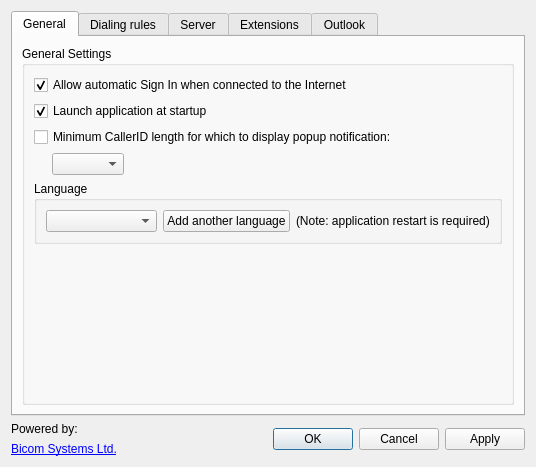
<?xml version="1.0" encoding="UTF-8"?>
<ui version="4.0">
 <class>SettingsDialog</class>
 <widget class="QDialog" name="SettingsDialog">
  <property name="geometry">
   <rect>
    <x>0</x>
    <y>0</y>
    <width>536</width>
    <height>467</height>
   </rect>
  </property>
  <property name="sizePolicy">
   <sizepolicy hsizetype="Fixed" vsizetype="Fixed">
    <horstretch>0</horstretch>
    <verstretch>0</verstretch>
   </sizepolicy>
  </property>
  <property name="windowTitle">
   <string>OutCALL  - Settings</string>
  </property>
  <property name="windowIcon">
   <iconset resource="images.qrc">
    <normaloff>:/images/outcall-logo.png</normaloff>:/images/outcall-logo.png</iconset>
  </property>
  <layout class="QVBoxLayout" name="verticalLayout_4">
   <item>
    <widget class="QTabWidget" name="tabWidget">
     <property name="currentIndex">
      <number>0</number>
     </property>
     <widget class="QWidget" name="general">
      <attribute name="title">
       <string>General</string>
      </attribute>
      <layout class="QVBoxLayout" name="verticalLayout_12">
       <item>
        <widget class="QGroupBox" name="generalGroupBox">
         <property name="title">
          <string>General Settings</string>
         </property>
         <layout class="QVBoxLayout" name="verticalLayout_13">
          <item>
           <layout class="QVBoxLayout" name="verticalLayout_14">
            <item>
             <widget class="QCheckBox" name="autoSignIn">
              <property name="text">
               <string>Allow automatic Sign In when connected to the Internet</string>
              </property>
              <property name="checked">
               <bool>true</bool>
              </property>
             </widget>
            </item>
            <item>
             <widget class="QCheckBox" name="autoStartBox">
              <property name="text">
               <string>Launch application at startup</string>
              </property>
              <property name="checked">
               <bool>true</bool>
              </property>
             </widget>
            </item>
            <item>
             <widget class="QCheckBox" name="callerIDBox">
              <property name="text">
               <string>Minimum CallerID length for which to display popup notification:</string>
              </property>
             </widget>
            </item>
            <item>
             <layout class="QHBoxLayout" name="horizontalLayout_6">
              <item>
               <spacer name="horizontalSpacer_2">
                <property name="orientation">
                 <enum>Qt::Horizontal</enum>
                </property>
                <property name="sizeType">
                 <enum>QSizePolicy::Fixed</enum>
                </property>
                <property name="sizeHint" stdset="0">
                 <size>
                  <width>18</width>
                  <height>20</height>
                 </size>
                </property>
               </spacer>
              </item>
              <item>
               <widget class="QComboBox" name="callerIDList"/>
              </item>
              <item>
               <spacer name="horizontalSpacer">
                <property name="orientation">
                 <enum>Qt::Horizontal</enum>
                </property>
                <property name="sizeHint" stdset="0">
                 <size>
                  <width>328</width>
                  <height>20</height>
                 </size>
                </property>
               </spacer>
              </item>
             </layout>
            </item>
           </layout>
          </item>
          <item>
           <widget class="QGroupBox" name="languageGroup">
            <property name="sizePolicy">
             <sizepolicy hsizetype="Preferred" vsizetype="Fixed">
              <horstretch>0</horstretch>
              <verstretch>0</verstretch>
             </sizepolicy>
            </property>
            <property name="title">
             <string>Language</string>
            </property>
            <layout class="QGridLayout" name="gridLayout">
             <item row="1" column="0">
              <widget class="QComboBox" name="languageList"/>
             </item>
             <item row="1" column="1">
              <widget class="QPushButton" name="languageButton">
               <property name="text">
                <string>Add another language</string>
               </property>
              </widget>
             </item>
             <item row="1" column="2">
              <widget class="QLabel" name="languageLabel">
               <property name="text">
                <string>(Note: application restart is required)</string>
               </property>
              </widget>
             </item>
            </layout>
           </widget>
          </item>
          <item>
           <spacer name="verticalSpacer_2">
            <property name="orientation">
             <enum>Qt::Vertical</enum>
            </property>
            <property name="sizeType">
             <enum>QSizePolicy::Expanding</enum>
            </property>
            <property name="sizeHint" stdset="0">
             <size>
              <width>20</width>
              <height>166</height>
             </size>
            </property>
           </spacer>
          </item>
         </layout>
        </widget>
       </item>
      </layout>
     </widget>
     <widget class="QWidget" name="dialingTab">
      <attribute name="title">
       <string>Dialing rules</string>
      </attribute>
      <layout class="QVBoxLayout" name="verticalLayout_8">
       <item>
        <widget class="QTabWidget" name="dialRulesTabs">
         <property name="currentIndex">
          <number>0</number>
         </property>
         <widget class="QWidget" name="dialGeneralTab">
          <attribute name="title">
           <string>General</string>
          </attribute>
          <widget class="QWidget" name="layoutWidget">
           <property name="geometry">
            <rect>
             <x>9</x>
             <y>9</y>
             <width>471</width>
             <height>131</height>
            </rect>
           </property>
           <layout class="QVBoxLayout" name="verticalLayout_9">
            <item>
             <widget class="QLabel" name="label">
              <property name="text">
               <string>Outgoing context:</string>
              </property>
             </widget>
            </item>
            <item>
             <widget class="QLineEdit" name="contextLine">
              <property name="text">
               <string>default</string>
              </property>
             </widget>
            </item>
            <item>
             <widget class="QLabel" name="label_2">
              <property name="text">
               <string>Outgoing prefix:</string>
              </property>
             </widget>
            </item>
            <item>
             <widget class="QLineEdit" name="prefixLine">
              <property name="text">
               <string/>
              </property>
             </widget>
            </item>
            <item>
             <widget class="QLabel" name="internationalLabel">
              <property name="text">
               <string>International dialling code:</string>
              </property>
             </widget>
            </item>
            <item>
             <widget class="QLineEdit" name="internationalLine"/>
            </item>
           </layout>
          </widget>
         </widget>
         <widget class="QWidget" name="dialReplaceTab">
          <attribute name="title">
           <string>Replacement rules</string>
          </attribute>
          <layout class="QVBoxLayout" name="verticalLayout_10">
           <item>
            <widget class="QTreeWidget" name="replaceTree">
             <property name="columnCount">
              <number>3</number>
             </property>
             <column>
              <property name="text">
               <string>Text to replace</string>
              </property>
             </column>
             <column>
              <property name="text">
               <string>Replacement text</string>
              </property>
             </column>
             <column>
              <property name="text">
               <string>Regular expression</string>
              </property>
             </column>
            </widget>
           </item>
           <item>
            <layout class="QHBoxLayout" name="horizontalLayout_3">
             <item>
              <widget class="QPushButton" name="replaceDialAddButton">
               <property name="text">
                <string>Add</string>
               </property>
              </widget>
             </item>
             <item>
              <widget class="QPushButton" name="replaceDialRemoveButton">
               <property name="text">
                <string>Remove</string>
               </property>
              </widget>
             </item>
            </layout>
           </item>
          </layout>
         </widget>
         <widget class="QWidget" name="dialSpeedTab">
          <attribute name="title">
           <string>Speed dial</string>
          </attribute>
          <layout class="QVBoxLayout" name="verticalLayout_11">
           <item>
            <widget class="QTreeWidget" name="speedTree">
             <property name="columnCount">
              <number>2</number>
             </property>
             <column>
              <property name="text">
               <string>Code</string>
              </property>
             </column>
             <column>
              <property name="text">
               <string>Phone number</string>
              </property>
             </column>
            </widget>
           </item>
           <item>
            <layout class="QHBoxLayout" name="horizontalLayout_4">
             <item>
              <widget class="QPushButton" name="speedAddButton">
               <property name="text">
                <string>Add</string>
               </property>
              </widget>
             </item>
             <item>
              <widget class="QPushButton" name="speedEditButton">
               <property name="text">
                <string>Edit</string>
               </property>
              </widget>
             </item>
             <item>
              <widget class="QPushButton" name="speedRemoveButton">
               <property name="text">
                <string>Remove</string>
               </property>
              </widget>
             </item>
            </layout>
           </item>
          </layout>
         </widget>
        </widget>
       </item>
      </layout>
     </widget>
     <widget class="QWidget" name="server">
      <attribute name="title">
       <string>Server</string>
      </attribute>
      <layout class="QFormLayout" name="formLayout">
       <item row="0" column="0" colspan="2">
        <widget class="QGroupBox" name="groupBox">
         <property name="title">
          <string>Server Settings</string>
         </property>
         <layout class="QVBoxLayout" name="verticalLayout_3">
          <item>
           <widget class="QLabel" name="serverLabel">
            <property name="text">
             <string>Server:</string>
            </property>
           </widget>
          </item>
          <item>
           <widget class="QLineEdit" name="serverName"/>
          </item>
          <item>
           <widget class="QLabel" name="userLabel">
            <property name="text">
             <string>Username:</string>
            </property>
           </widget>
          </item>
          <item>
           <widget class="QLineEdit" name="userName"/>
          </item>
          <item>
           <widget class="QLabel" name="passLabel">
            <property name="text">
             <string>Password:</string>
            </property>
           </widget>
          </item>
          <item>
           <widget class="QLineEdit" name="password">
            <property name="echoMode">
             <enum>QLineEdit::Password</enum>
            </property>
           </widget>
          </item>
          <item>
           <widget class="QLabel" name="portLabel">
            <property name="text">
             <string>Port:</string>
            </property>
           </widget>
          </item>
          <item>
           <widget class="QLineEdit" name="port">
            <property name="text">
             <string>5038</string>
            </property>
           </widget>
          </item>
         </layout>
        </widget>
       </item>
      </layout>
     </widget>
     <widget class="QWidget" name="extensions">
      <attribute name="title">
       <string>Extensions</string>
      </attribute>
      <layout class="QVBoxLayout" name="verticalLayout_2">
       <item>
        <widget class="QGroupBox" name="groupBox_2">
         <property name="sizePolicy">
          <sizepolicy hsizetype="Expanding" vsizetype="Expanding">
           <horstretch>0</horstretch>
           <verstretch>0</verstretch>
          </sizepolicy>
         </property>
         <property name="title">
          <string>Extensions</string>
         </property>
         <layout class="QHBoxLayout" name="horizontalLayout_2">
          <item>
           <widget class="QTreeWidget" name="treeWidget">
            <property name="selectionMode">
             <enum>QAbstractItemView::ContiguousSelection</enum>
            </property>
            <property name="rootIsDecorated">
             <bool>false</bool>
            </property>
            <property name="columnCount">
             <number>2</number>
            </property>
            <column>
             <property name="text">
              <string notr="true">Extension</string>
             </property>
            </column>
            <column>
             <property name="text">
              <string notr="true">Protocol</string>
             </property>
            </column>
           </widget>
          </item>
          <item>
           <layout class="QVBoxLayout" name="verticalLayout_5">
            <item>
             <widget class="QPushButton" name="addButton">
              <property name="text">
               <string>Add</string>
              </property>
             </widget>
            </item>
            <item>
             <widget class="QPushButton" name="removeButton">
              <property name="text">
               <string>Remove</string>
              </property>
             </widget>
            </item>
            <item>
             <widget class="QPushButton" name="editButton">
              <property name="text">
               <string>Edit</string>
              </property>
             </widget>
            </item>
            <item>
             <spacer name="verticalSpacer">
              <property name="orientation">
               <enum>Qt::Vertical</enum>
              </property>
              <property name="sizeHint" stdset="0">
               <size>
                <width>20</width>
                <height>158</height>
               </size>
              </property>
             </spacer>
            </item>
           </layout>
          </item>
         </layout>
        </widget>
       </item>
      </layout>
     </widget>
     <widget class="QWidget" name="outlook">
      <attribute name="title">
       <string>Outlook</string>
      </attribute>
      <layout class="QVBoxLayout" name="verticalLayout_6">
       <item>
        <widget class="QGroupBox" name="groupBox_3">
         <property name="title">
          <string>Outlook settings</string>
         </property>
         <widget class="QWidget" name="layoutWidget">
          <property name="geometry">
           <rect>
            <x>10</x>
            <y>30</y>
            <width>326</width>
            <height>88</height>
           </rect>
          </property>
          <layout class="QVBoxLayout" name="verticalLayout_7">
           <item>
            <widget class="QCheckBox" name="enableOutlookBox">
             <property name="text">
              <string>Enable Outlook plugin (Requires administrative privileges)</string>
             </property>
             <property name="checked">
              <bool>true</bool>
             </property>
            </widget>
           </item>
           <item>
            <widget class="QCheckBox" name="refreshBox">
             <property name="text">
              <string>Refresh contacts daily</string>
             </property>
             <property name="checked">
              <bool>true</bool>
             </property>
            </widget>
           </item>
           <item>
            <widget class="QCheckBox" name="displayContactCallBox">
             <property name="text">
              <string>Display contact information for inbound calls</string>
             </property>
            </widget>
           </item>
           <item>
            <widget class="QCheckBox" name="displayContactUnknownBox">
             <property name="text">
              <string>Display new contact window for unknown callerID</string>
             </property>
            </widget>
           </item>
          </layout>
         </widget>
        </widget>
       </item>
      </layout>
     </widget>
    </widget>
   </item>
   <item>
    <layout class="QHBoxLayout" name="horizontalLayout">
     <item>
      <layout class="QVBoxLayout" name="verticalLayout">
       <item>
        <widget class="QLabel" name="poweredLabel">
         <property name="text">
          <string>Powered by:</string>
         </property>
        </widget>
       </item>
       <item>
        <widget class="QLabel" name="bicomLink">
         <property name="styleSheet">
          <string notr="true">color:rgb(0, 0, 255)</string>
         </property>
         <property name="text">
          <string>&lt;html&gt;&lt;head/&gt;&lt;body&gt;&lt;p&gt;&lt;a href=&quot;http://www.bicomsystems.com/&quot;&gt;&lt;span style=&quot; text-decoration: underline; color:#0000ff;&quot;&gt;Bicom Systems Ltd.&lt;/span&gt;&lt;/a&gt;&lt;/p&gt;&lt;/body&gt;&lt;/html&gt;</string>
         </property>
         <property name="openExternalLinks">
          <bool>true</bool>
         </property>
        </widget>
       </item>
      </layout>
     </item>
     <item>
      <widget class="QDialogButtonBox" name="buttonBox">
       <property name="standardButtons">
        <set>QDialogButtonBox::Apply|QDialogButtonBox::Cancel|QDialogButtonBox::Ok</set>
       </property>
      </widget>
     </item>
    </layout>
   </item>
  </layout>
 </widget>
 <resources>
  <include location="images.qrc"/>
 </resources>
 <connections/>
</ui>
